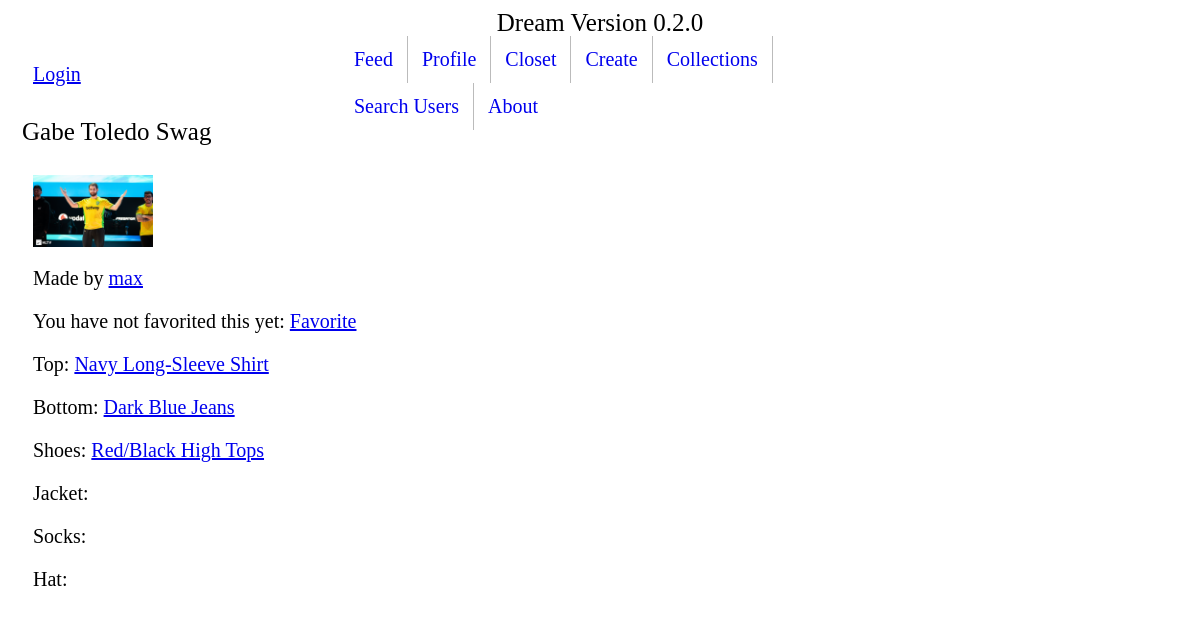
/clothing/16/, run on the app's committed database.
### clothing/models.py (models this page shows, shortened)
class Outfit(models.Model):
    title = models.CharField(max_length=120)
    top = models.ForeignKey('Article', on_delete=models.SET_NULL, related_name="outfit_top", null=True)
    bottom = models.ForeignKey('Article', on_delete=models.SET_NULL, related_name="outfit_bottom", null=True)
    shoes = models.ForeignKey('Article', on_delete=models.SET_NULL, related_name="outfit_shoes", null=True)
    creator = models.ForeignKey(User, on_delete=models.SET_NULL, null=True)
    creation_date = models.DateTimeField(auto_now_add=True)
    image = models.ImageField(upload_to='outfit-image', blank=True)
    favorited = models.ManyToManyField(User, blank=True, related_name="outfit_favorited_by")

class Article(models.Model):
    location_choices = (
        ('TOP', 'Top'),
        ('BTM', 'Bottom'),
        ('SHS', 'Shoes'),
    )
    creator = models.ForeignKey(User, on_delete=models.SET_NULL, null=True)
    actual_location = models.CharField(max_length=60, choices=location_choices, default='None', null=True)
    clothing_type = models.CharField(max_length=60)  # henley, jeans, sneakers
    color = models.CharField(max_length=20)
    cut = models.CharField(max_length=60, blank=True)
    pattern = models.CharField(max_length=60, blank=True)
    material = models.CharField(max_length=60, blank=True)
    image = models.ImageField(upload_to='article-image', blank=True)
    favorited = models.ManyToManyField(User, blank=True, related_name="article_favorited_by")
    def get_absolute_url(self):
        return reverse('clothing:article-detail', kwargs={"pk": self.pk})
    def __str__(self):
        return "{} {}".format(self.color, self.clothing_type)

### clothing/views.py (the view)
# urls.py: path('<int:pk>/', OutfitDetailView.as_view(), name='outfit-detail'),
class OutfitDetailView(DetailView, LoginRequiredMixin):
    model = Outfit
    def get_context_data(self, **kwargs):
        obj = get_object_or_404(Outfit, pk=self.kwargs.get('pk'))
        dream_user_of_creator = get_object_or_404(DreamUser, user=obj.creator)
        context = super().get_context_data(**kwargs)
        context['is_creator'] = str(self.request.user) == str(dream_user_of_creator.user)
        context['image_source'] = get_default_image(obj)
        context['is_favorited'] = self.request.user in obj.favorited.all()
        context['creator_acc'] = dream_user_of_creator
        return context

### clothing/views.py (called while the page is built)
def get_default_image(user_obj):
    try:
        return_url = user_obj.image.url
        return return_url
    except ValueError:
        return "/media/default-any/base_default.JPG"

### userprofiles/models.py (called while the page is built)
    def get_absolute_url(self):
        return reverse('userprofiles:profile', kwargs={"pk": self.pk})

### clothing/templates/clothing/outfit_detail.html (shortened to what this page needs)
{% extends 'base.html' %}
{% block content %}
<h1>{{ object.title }}</h1>
<img class="article-detail" src="{{ image_source }}" width="120">
<p>Made by <a href="{{ creator_acc.get_absolute_url }}">{{ object.creator }}</a>
{% if is_favorited %}
    <p>You have already favorited this: <a href="favorite/">Unfavorite</a></p>
{% else %}
<p>You have not favorited this yet: <a href="favorite/">Favorite</a></p>
{% endif %}
<p>Top: <a href="{{ object.top.get_absolute_url }}">{{ object.top }}</a></p>
<p>Bottom: <a href="{{ object.bottom.get_absolute_url }}">{{ object.bottom }}</a></p>
<p>Shoes: <a href="{{ object.shoes.get_absolute_url }}">{{ object.shoes }}</a></p>
<p>Jacket: <a href="{{ object.jacket.get_absolute_url }}">{{ object.jacket }}</a></p>
<p>Socks: <a href="{{ object.socks.get_absolute_url }}">{{ object.socks }}</a></p>
<p>Hat: <a href="{{ object.hat.get_absolute_url }}">{{ object.hat }}</a></p>
{% endblock %}

### templates/base.html (style rules this page uses)
h1 { padding: 12px 14px; }
h1 { font-family:calibri; font-size: 25px; font-weight: 500; }
.article-detail { padding: 0px 25px; }
p { padding: 0px 25px; font-family: calibri light; font-size: 20px; }

### data on the page
Outfit: title "Gabe Toledo Swag", creator "max", top "Navy Long-Sleeve Shirt", bottom "Dark Blue Jeans", shoes "Red/Black High Tops"
